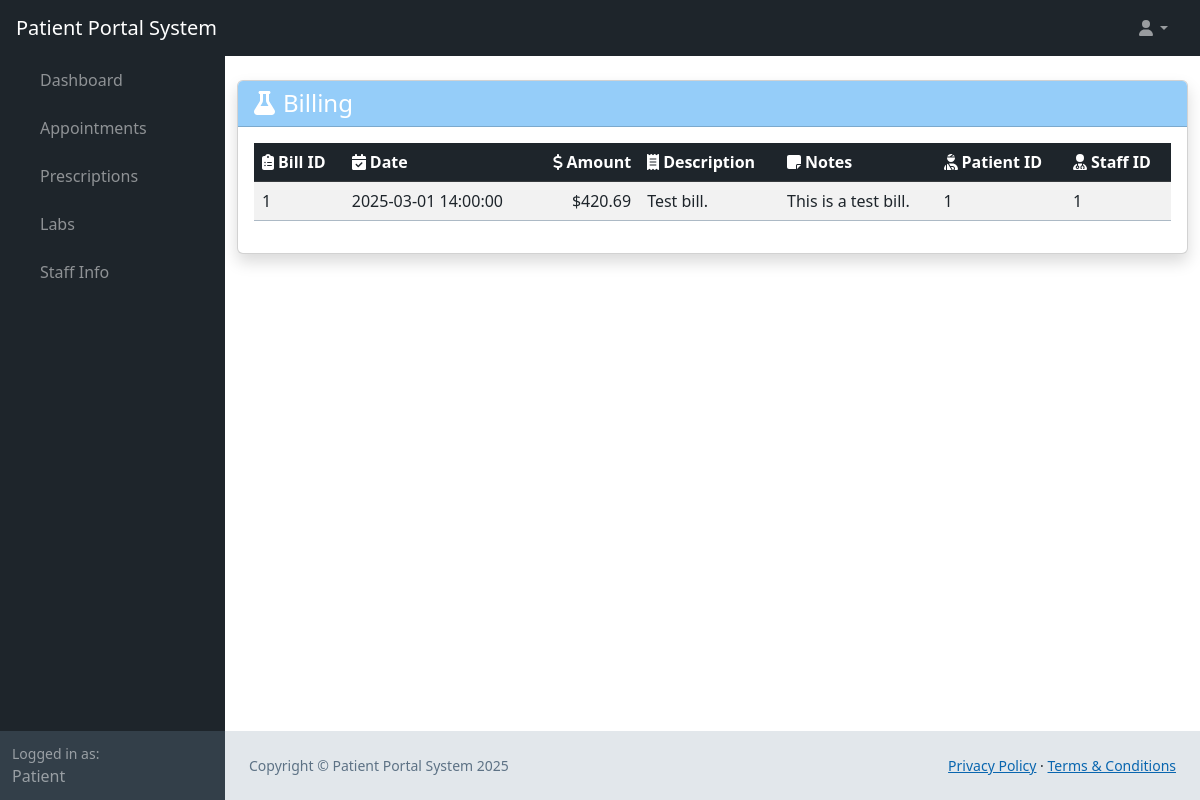
The page /web_root/billing.php (signed in) on the database as committed earlier.
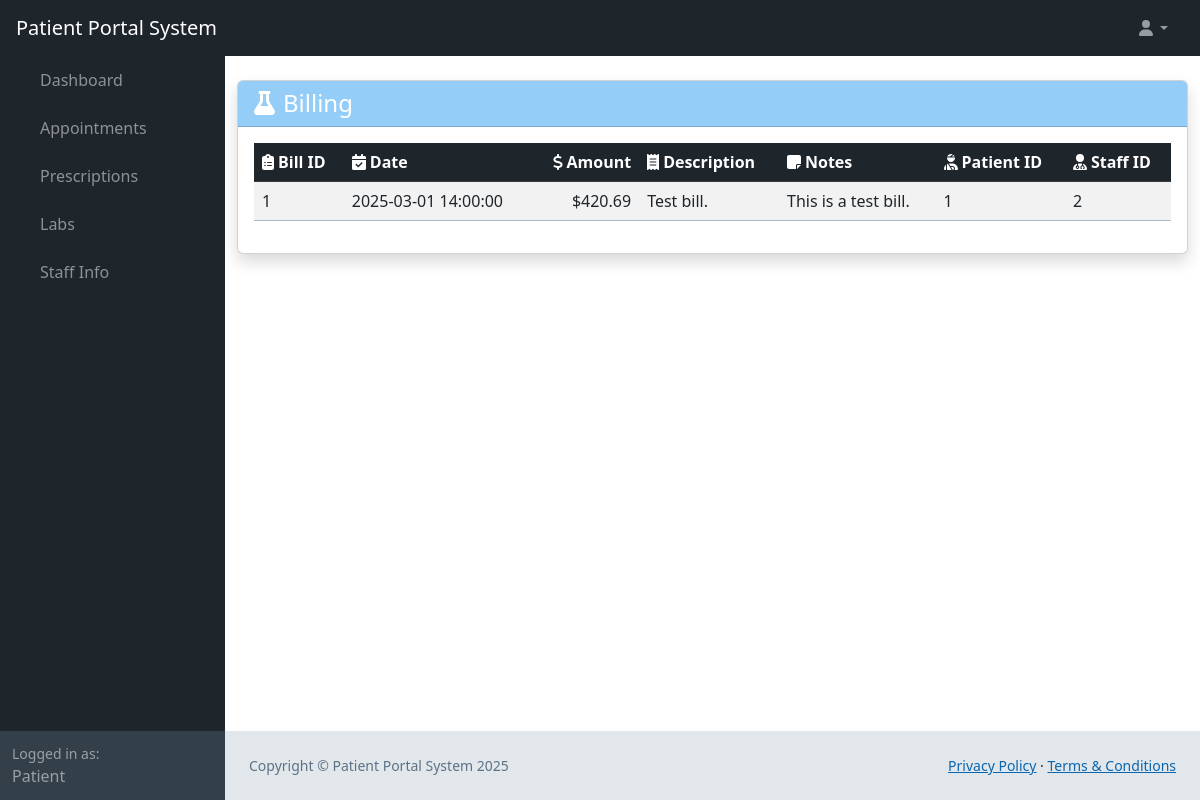
The same page on the database as committed later.
### tables this page shows
CREATE TABLE `bill` (
  `bill_id` int(11) NOT NULL AUTO_INCREMENT,
  `date` datetime DEFAULT NULL,
  `amount` double DEFAULT NULL,
  `description` varchar(45) DEFAULT NULL,
  `notes` tinytext DEFAULT NULL,
  `patient_id` int(11) NOT NULL,
  `staff_id` int(11) NOT NULL,
  `appointment_id` int(11) NOT NULL,
  PRIMARY KEY (`bill_id`,`patient_id`),
  KEY `fk_bill_appointment1_idx` (`appointment_id`),
  KEY `fk_bill_patient1_idx` (`patient_id`),
  KEY `fk_bill_staff1_idx` (`staff_id`),
  CONSTRAINT `fk_bill_appointment1` FOREIGN KEY (`appointment_id`) REFERENCES `appointment` (`appointment_id`),
  CONSTRAINT `fk_bill_patient1` FOREIGN KEY (`patient_id`) REFERENCES `patient` (`patient_id`),
  CONSTRAINT `fk_bill_staff1` FOREIGN KEY (`staff_id`) REFERENCES `staff` (`staff_id`)
);

### web_root/billing.php (called while the page is built, shortened)
<?php
    require 'generic.php';
    $patient = getDatafromTable($conn, "patient", ["user_id" => $user_id])[0];
    if (isset($patient)) {
        $patient_id = $patient['patient_id'];
        $bills = getDatafromTable($conn, "bill", ["patient_id" => $patient_id]);
    }
?>
<?php
    require 'landing-content.php';
?>

### web_root/functions.php (called while the page is built, shortened)
<?php
function getDatafromTable(mysqli $conn, string $table, array $searchConditions, $booleanOperations = "AND", $query = "select * from "): int|array
{
    $type = gettype($booleanOperations);
    if ($type == "array") {
        if (sizeof($booleanOperations) > sizeof($searchConditions)) {
            printf("There should be more search conditions than boolean operations");
            return 100;
        }
        for ($i = 0; $i < sizeof($booleanOperations); $i++) {
            if (!in_array(strtoupper($booleanOperations[$i]), ["OR", "AND", "XOR"])) {
                printf("Error getting data: incorrect boolean operator in '$booleanOperations'");
                return 101;
            }
        }
        for ($i = 0; $i < sizeof($searchConditions); $i++) {
            if ($i < sizeof($booleanOperations)) {
                $operations[$i] = strtoupper($booleanOperations[$i]);
            } else {
                $operations[$i] = "AND";
            }
        }
    } else if (!($type == "string")) {
        printf("Error incorrect data type for '$booleanOperations'");
        return 103;
    } else {
        if (in_array(strtoupper($booleanOperations), ["OR", "AND", "XOR"])) {
            for ($i = 0; $i < sizeof($searchConditions); $i++) {
                $operations[$i] = strtoupper($booleanOperations);
            }
        }
    }
    $query .= $table;
    if (sizeof($searchConditions) > 0) {
        $query .= " WHERE ";
    }
    $i = 0;
    foreach ($searchConditions as $key => $value) {
        $query .= $key . " = " . '\'' . $value . '\'';
        $query .= ' ' . $operations[$i] . ' ';
        $i++;
    }
    $query = substr($query, 0, strlen($query) - (strlen($operations[sizeof($operations) - 1]) + 2)) . ';';
    $result = mysqli_query($conn, $query);
    $results = mysqli_fetch_all($result, MYSQLI_BOTH);
    return $results;
}
?>

### web_root/generic.php (called while the page is built, shortened)
<?php
    require 'functions.php';
    $conn = OpenCon();
    $userData = getDatafromTable($conn, "user", ["username" => $_SESSION['username']])[0];
    $user_id = $userData['user_id'];
?>

### web_root/billing-content.php (the view)
<body class="bg-light">
    <div class="container py-4">
        <div class="card shadow">
            <div class="card-header bg-primary text-white">
                <h1 class="h4 mb-0"><i class="fas fa-flask me-2"></i>Billing</h1>
            </div>
            <div class="card-body">
                <?php if (empty($bills)): ?>
                    <div class="alert alert-dark">
                        <i class="fas fa-info-circle me-2"></i>No bills found.
                    </div>
                <?php else: ?>
                    <div class="table-responsive">
                        <table class="table table-striped table-hover">
                            <thead class="table-dark">
                                <tr>
                                    <th><i class="fas fa-clipboard-list me-1"></i>Bill ID</th>
                                    <th><i class="fas fa-calendar-check me-1"></i>Date</th>
                                    <th class="text-end"><i class="fas fa-dollar-sign me-1"></i>Amount</th>
                                    <th><i class="fas fa-receipt me-1"></i>Description</th>
                                    <th><i class="fas fa-sticky-note me-1"></i>Notes</th>
                                    <th><i class="fas fa-user-injured me-1"></i>Patient ID</th>
                                    <th><i class="fas fa-user-md me-1"></i>Staff ID</th>
                                </tr>
                            </thead>
                            <tbody>
                                <?php foreach ($bills as $bill): ?>
                                    <tr>
                                        <td><?= htmlspecialchars($bill['bill_id']) ?></td>
                                        <td><?= htmlspecialchars($bill['date']) ?></td>
                                        <td class="text-end">$<?= number_format($bill['amount'], 2) ?></td>
                                        <td><?= htmlspecialchars($bill['description']) ?></td>
                                        <td><?= htmlspecialchars($bill['notes']) ?></td>
                                        <td><?= htmlspecialchars($bill['patient_id']) ?></td>
                                        <td><?= htmlspecialchars($bill['staff_id']) ?></td>
                                    </tr>
                                <?php endforeach; ?>
                            </tbody>
                        </table>
                    </div>
                <?php endif; ?>
            </div>
        </div>
    </div>
</body>

Rows that differ between the two databases and show on the page:
changed bill "Test bill.": staff "1" → "2"
